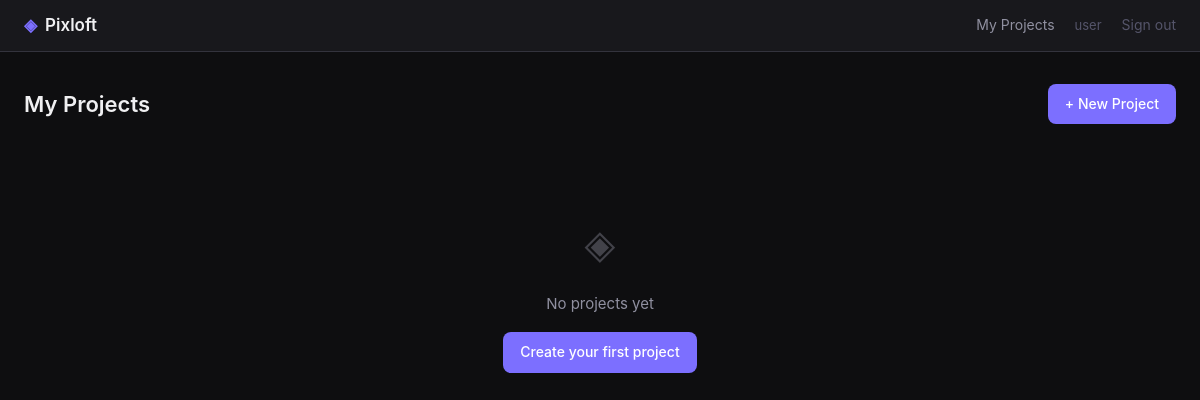
The page /projects/ (signed in) on the database as committed earlier.
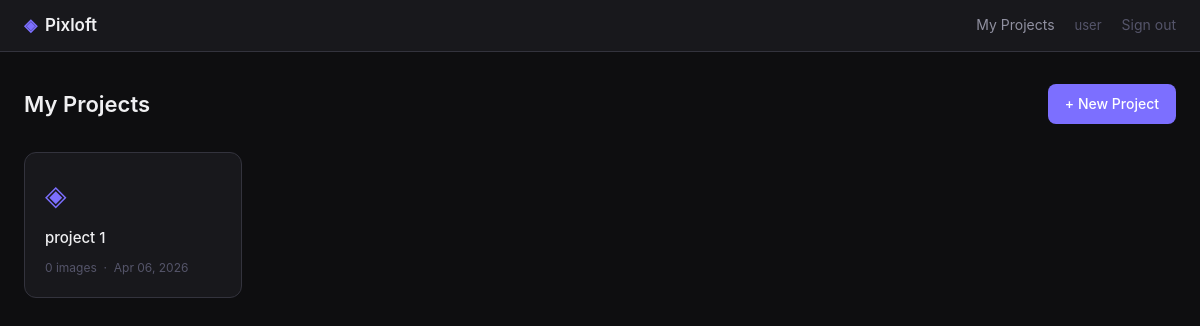
The same page on the database as committed later.
### projects/models.py (models this page shows, shortened)
class Project(models.Model):
    user       = models.ForeignKey(User, on_delete=models.CASCADE, related_name='projects')
    name       = models.CharField(max_length=200)
    created_at = models.DateTimeField(auto_now_add=True)
    updated_at = models.DateTimeField(auto_now=True)
    class Meta:
        ordering = ['-created_at']
    @property
    def image_count(self):
        return self.images.count()

### projects/views.py (the view)
# urls.py: path('',                  views.project_list,   name='list'),
@login_required
def project_list(request):
    projects = Project.objects.filter(user=request.user).order_by('-created_at')
    return render(request, 'projects/list.html', {'projects': projects})

### templates/projects/list.html (shortened to what this page needs)
{% extends 'base.html' %}
{% block content %}
<div class="page-header">
  <h1>My Projects</h1>
  <a href="{% url 'projects:create' %}" class="btn btn--primary">+ New Project</a>
</div>
<div class="project-grid">
  {% for project in projects %}
  <a href="{% url 'projects:detail' project.pk %}" class="project-card">
    <div class="project-card__icon">◈</div>
    <div class="project-card__name">{{ project.name }}</div>
    <div class="project-card__meta">
      {{ project.image_count }} image{{ project.image_count|pluralize }}
      &nbsp;·&nbsp;
      {{ project.updated_at|date:"M d, Y" }}
    </div>
  </a>
  {% empty %}
  <div class="empty-state">
    <div class="empty-icon">◈</div>
    <p>No projects yet</p>
    <a href="{% url 'projects:create' %}" class="btn btn--primary">Create your first project</a>
  </div>
  {% endfor %}
</div>
{% endblock %}

### templates/base.html (shortened to what this page needs)
<!DOCTYPE html>
<html lang="en">
<head>
  {% load static %}
  <link rel="stylesheet" href="{% static 'css/main.css' %}">
</head>
<body>
  {% if user.is_authenticated %}
  <nav class="navbar">
    <a class="nav-brand" href="{% url 'projects:list' %}">
      <span class="brand-icon">◈</span> Pixloft
    </a>
    <div class="nav-links">
      <a href="{% url 'projects:list' %}">My Projects</a>
      <span class="nav-user">{{ user.username }}</span>
      <a href="{% url 'accounts:logout' %}" class="btn-logout">Sign out</a>
    </div>
  </nav>
  {% endif %}
  <main>
    {% block content %}{% endblock %}
  </main>
</body>
</html>

### static/css/main.css (style rules this page uses)
:root { --bg-0: #0e0e10; --bg-1: #18181c; --bg-2: #222228; --bg-3: #2a2a32; --border: #33333d; --text-primary: #f0f0f2; --text-secondary: #9090a0; --text-muted: #55556a; --accent: #7c6fff; --accent-hover: #9585ff; --danger: #ff5555; --success: #4caf7d; --radius: 8px; --radius-lg: 12px; --font: -apple-system, 'Segoe UI', system-ui, sans-serif; }
*, *::before, *::after { box-sizing: border-box; margin: 0; padding: 0; }
body { background: var(--bg-0); color: var(--text-primary); font-family: var(--font); font-size: 15px; line-height: 1.6; min-height: 100vh; }
a { color: var(--accent); text-decoration: none; }
.navbar { display: flex; align-items: center; justify-content: space-between; padding: 0 24px; height: 52px; background: var(--bg-1); border-bottom: 1px solid var(--border); position: sticky; top: 0; z-index: 100; }
.nav-brand { font-size: 17px; font-weight: 600; color: var(--text-primary); display: flex; align-items: center; gap: 8px; }
.brand-icon { color: var(--accent); }
.nav-links { display: flex; align-items: center; gap: 20px; font-size: 14px; }
.nav-links a { color: var(--text-secondary); }
.nav-user { color: var(--text-muted); font-size: 13px; }
.btn-logout { color: var(--text-muted) !important; }
.btn { display: inline-flex; align-items: center; justify-content: center; gap: 6px; padding: 8px 16px; border-radius: var(--radius); font-size: 14px; font-weight: 500; cursor: pointer; border: 1px solid transparent; transition: background 0.15s, color 0.15s, border-color 0.15s; text-decoration: none; }
.btn--primary { background: var(--accent); color: #fff; }
main { padding: 32px 24px; max-width: 1200px; margin: 0 auto; }
.page-header { display: flex; align-items: center; justify-content: space-between; margin-bottom: 28px; }
.page-header h1 { font-size: 22px; font-weight: 600; }
.project-grid { display: grid; grid-template-columns: repeat(auto-fill, minmax(200px, 1fr)); gap: 16px; }
.project-card { background: var(--bg-1); border: 1px solid var(--border); border-radius: var(--radius-lg); padding: 20px; display: flex; flex-direction: column; gap: 8px; color: var(--text-primary); transition: border-color 0.15s, background 0.15s; }
.project-card__icon { font-size: 28px; color: var(--accent); }
.project-card__name { font-size: 15px; font-weight: 500; }
.project-card__meta { font-size: 12px; color: var(--text-muted); }

Rows that differ between the two databases and show on the page:
added Project: name "project 1", image_count "0", updated_at "Apr 06, 2026"
Other text that changed with them:
text no longer shown: "◈ No projects yet Create your first project"
